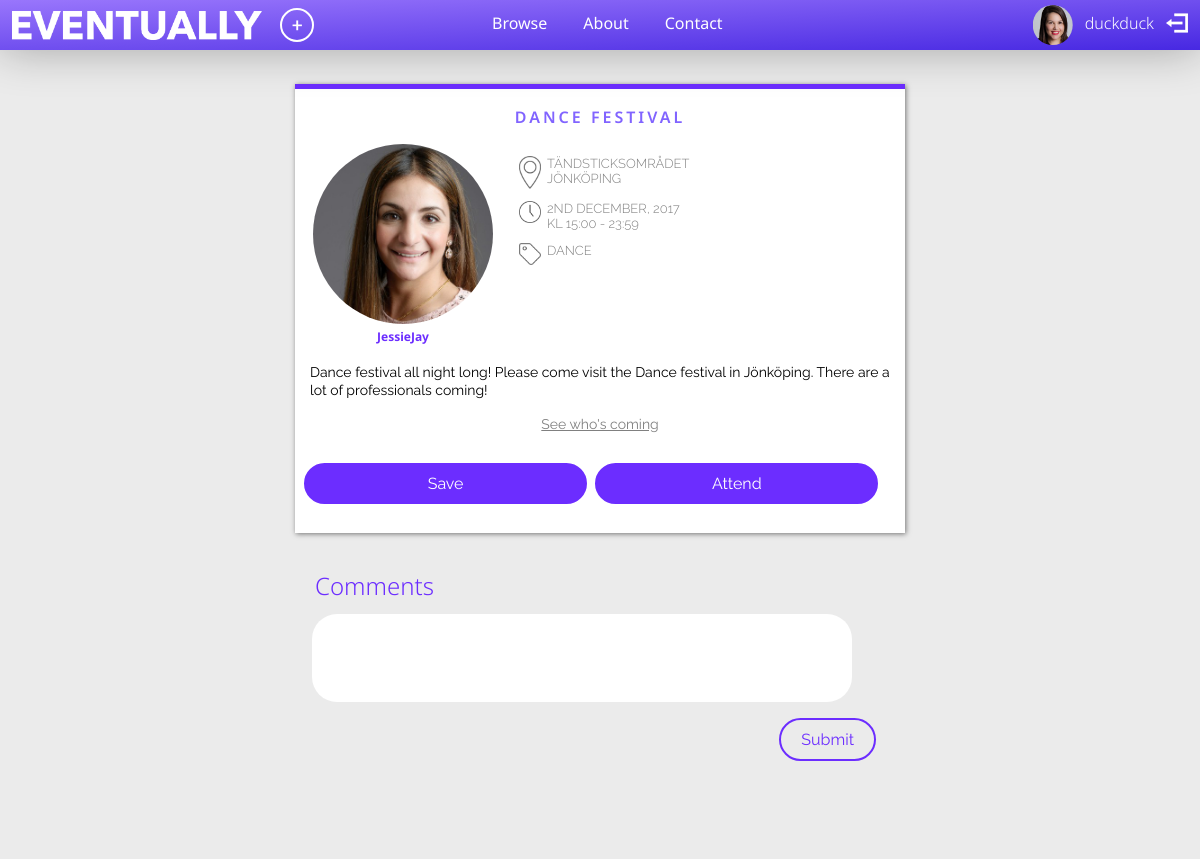
/event.php?EventID=115 (signed in), run on an earlier commit of the app's database.
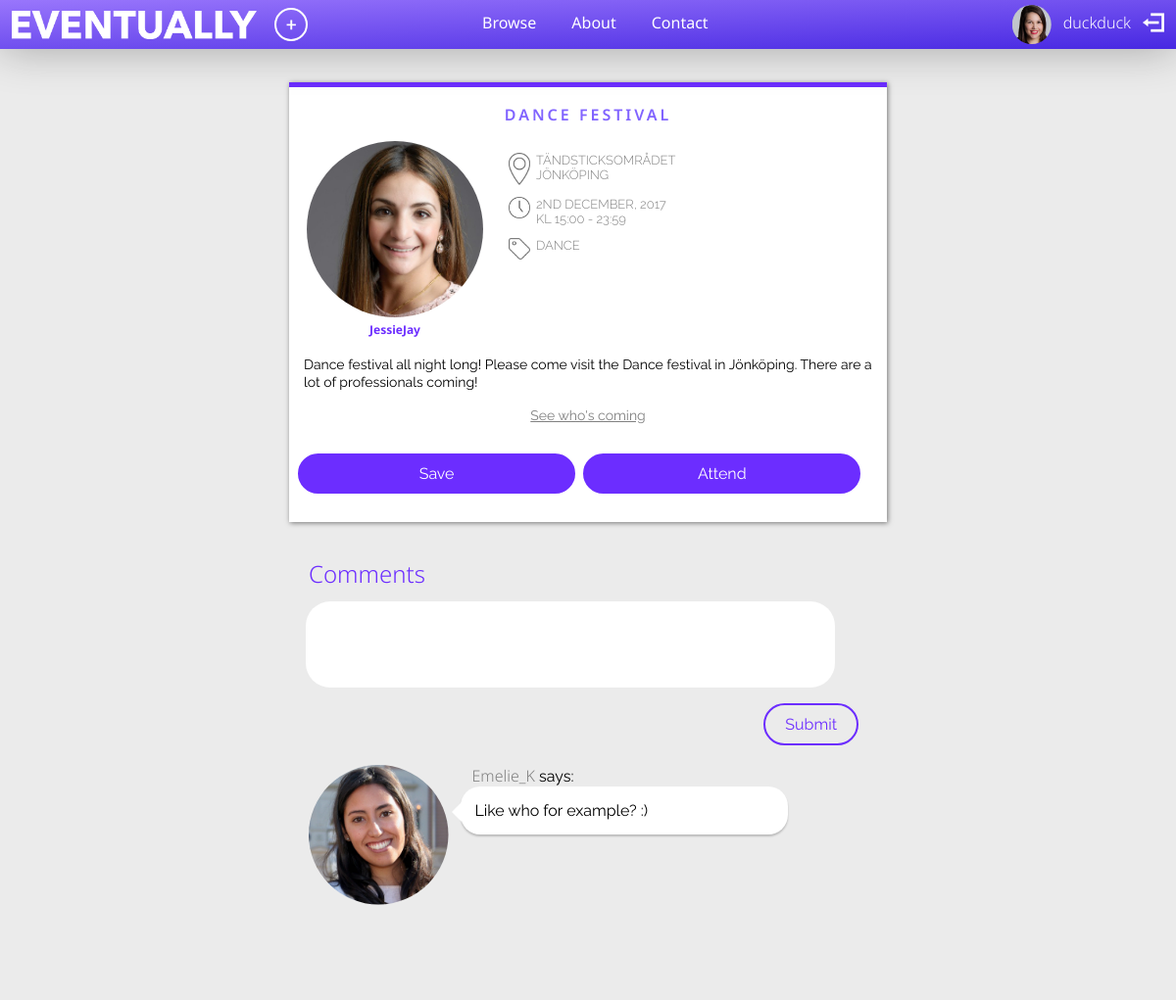
And on a later commit of the database.
### tables this page shows
CREATE TABLE `User` (
  `UserID` int(11) NOT NULL AUTO_INCREMENT,
  `UserName` varchar(30) NOT NULL,
  `Password` varchar(255) NOT NULL DEFAULT '',
  `EmailAdress` varchar(80) NOT NULL,
  `FirstName` char(50) NOT NULL,
  `LastName` char(50) NOT NULL,
  `Birthdate` date NOT NULL,
  `About` varchar(255) NOT NULL DEFAULT '',
  `ProfilePicture` varchar(255) NOT NULL,
  `Admin` tinyint(11) NOT NULL DEFAULT '0',
  PRIMARY KEY (`UserID`)
);

CREATE TABLE `Event` (
  `EventID` int(11) NOT NULL AUTO_INCREMENT,
  `Title` varchar(1000) NOT NULL,
  `StartDate` date NOT NULL,
  `EndDate` date NOT NULL,
  `StartTime` time(6) NOT NULL,
  `EndTime` time(6) NOT NULL,
  `Information` varchar(500) NOT NULL DEFAULT '',
  `Status` tinyint(1) NOT NULL DEFAULT '1',
  `UserID` int(11) NOT NULL,
  `CategoryID` varchar(50) NOT NULL DEFAULT '',
  `StreetAdress` varchar(40) NOT NULL DEFAULT '',
  `city_id` int(11) NOT NULL,
  `state_id` int(11) NOT NULL,
  PRIMARY KEY (`EventID`)
);

CREATE TABLE `City` (
  `city_id` int(11) NOT NULL AUTO_INCREMENT,
  `city_name` varchar(50) NOT NULL DEFAULT '',
  `city_state_id` int(11) NOT NULL DEFAULT '0',
  PRIMARY KEY (`city_id`)
);

CREATE TABLE `Category` (
  `CategoryID` int(11) NOT NULL AUTO_INCREMENT,
  `Categoryname` char(100) NOT NULL DEFAULT '',
  PRIMARY KEY (`CategoryID`)
);

CREATE TABLE `Comments` (
  `CommentID` int(11) NOT NULL AUTO_INCREMENT,
  `Text` varchar(1000) NOT NULL,
  `EventID` int(11) NOT NULL,
  `UserName` varchar(30) NOT NULL DEFAULT '',
  PRIMARY KEY (`CommentID`)
);

### config.php (called while the page is built, shortened)
<?php
$url = $_SERVER['REQUEST_URI'];
$strings = explode('/', $url);
$current_page = end($strings);
?>

### functions.php (the view, shortened to what this page needs)
<?php
function getregions(){
    include ("config.php");
};
function getcity(){
    include ("config.php");
};
function getcategory(){
    include ("config.php");
};
function getUserID($username){
    include("config.php");
}
    ?>
      <?php
function displayEvent(){
  include("config.php");
  $EventID = trim($_GET['EventID']);
      @ $db = new mysqli($dbserver, $dbuser, $dbpass, $dbname);
      $query = "SELECT User.UserName, User.ProfilePicture, User.UserID, Event.Title, Event.Status, DATE_FORMAT(StartDate, '%D %M, %Y') AS `StartDate`, DATE_FORMAT(EndDate, '%D %M, %Y') AS `EndDate`, DATE_FORMAT(`StartTime`, '%H:%i') AS `StartTime`, DATE_FORMAT(`EndTime`, '%H:%i') AS `EndTime`, Event.Information, Event.StreetAdress, City.city_name, Category.Categoryname
                FROM User
                JOIN Event
                ON User.UserID=Event.UserID
                JOIN City
                ON Event.city_id=City.city_id
                JOIN Category
                ON Event.CategoryID=Category.CategoryID
                WHERE Event.EventID=$EventID AND Event.EndDate >= CURDATE()-1
                ";
      $stmt = $db->prepare($query);
      $stmt->bind_result($UserName, $ProfilePicture, $UserID, $Title, $Status, $StartDate, $EndDate, $StartTime, $EndTime, $Information, $StreetAdress, $cityname, $category);
      $stmt->execute();
      while ($stmt->fetch()) {
          if ($Status == 1) {
            echo "<div class='firsteventbox'>";
            echo "<h3 class='profiletitle'>$Title</h3>";
            echo "<span class='pictureandname'>";
            echo "<img src='$ProfilePicture' class='profilepic'/>";
            echo "<a class='username' href='user.php?UserID= " . urlencode($UserID) . " '> $UserName </a>";
            echo "</span>";
            echo "<div class='specifics'>";
            echo "<p><img src='img/place-black.png' />$StreetAdress<br>  $cityname</p> <br />";
            if($StartDate == $EndDate){
              echo "<p><img src='img/time-black.png' />$StartDate <br>kl $StartTime - $EndTime</p>";
              echo "<p><img src='img/tag-black.png' />$category</p>";
              echo "</div>";
              echo "<p class='description'>$Information</p>";
            } elseif ($StartDate !== $EndDate){
              echo "<p><img src='img/time-black.png' />$StartDate <br>kl $StartTime</p>";
              echo "<p><img src='img/tag-black.png' />$category</p>";
              echo "</div>";
              echo "<p class='description'>$Information</p>";
              echo "<p class='description'><b>Event ends:</b> $EndDate kl $EndTime</p>";
            }
            howManyAttenders($EventID);
            echo "<div class='eventbuttonbox'>";
            echo "<form action='' method='POST' name='attendsave'>";
            checkIfSaved($EventID);
            checkIfAttended($EventID);
            echo "</form>";
            echo "</div>";
            echo "</div>";
            }
          }
          ?>
          <?php
}
function checkIfSaved($EventID){
  include("config.php");
  @ $db = new mysqli($dbserver, $dbuser, $dbpass, $dbname);
  $username = $_SESSION['username'];
  $query = "SELECT *
            FROM Event_User
            JOIN User
            ON Event_User.UserID = User.UserID
            WHERE User.UserName = '{$username}'
            AND SavedID = $EventID
            ";
            $stmt2 = $db->prepare($query);
            $stmt2->execute();
            $stmt2->store_result();
            $totalcount = $stmt2->num_rows();
            if ($totalcount != 0) {
              echo "<input type='submit' class='cancelbutton' name='unsave' value='Unsave'>";
            } else {
              echo "<input type='submit' class='attendsaveblock' name='save' value='Save'>";
            }
}
function checkIfAttended($EventID){
  include("config.php");
  @ $db = new mysqli($dbserver, $dbuser, $dbpass, $dbname);
  $username = $_SESSION['username'];
  $query = "SELECT *
            FROM Event_User
            JOIN User
            ON Event_User.UserID = User.UserID
            WHERE User.UserName = '{$username}'
            AND AttendedID = $EventID
            ";
            $stmt2 = $db->prepare($query);
            $stmt2->execute();
            $stmt2->store_result();
            $totalcount = $stmt2->num_rows();
            if ($totalcount != 0) {
              echo "<input type='submit' class='cancelbutton' name='unattend' value='Unattend'>";
            } else {
              echo "<input type='submit' class='attendsaveblock' name='attend' value='Attend'>";
            }
}
  ?>
                <?php
function howManyAttenders($EventID){
    include("config.php");
            echo "<button id='seeattenders'>See who's coming</button>";
}
                ?>
      <?php
function getComment(){
  include("config.php");
  @ $db = new mysqli($dbserver, $dbuser, $dbpass, $dbname);
      $EventID = trim($_GET['EventID']);
      $getcomment = ("SELECT Comments.CommentID, Comments.Text, Comments.UserName, User.UserID, User.ProfilePicture
                FROM Comments
                JOIN User
                ON Comments.UserName=User.UserName
                WHERE EventID=$EventID
                ORDER BY CommentID DESC
                ");
      $stmt3 = $db->prepare($getcomment);
      $stmt3->bind_result($Commentid, $Text, $Commenter, $UserID, $Profilepic);
      $stmt3->execute();
      while ($stmt3->fetch()) {
          echo "<div class='comment'>";
          echo "<img src='$Profilepic' class='commenterpic'/>";
          echo "<a href='user.php?UserID= " . urlencode($UserID) . " '> $Commenter </a> says:";
          echo "<div id='commentBox'>";
          echo "<div class='commentarrow'></div>";
          echo "<div id='commenttext'><p>";
          echo $Text;
          echo "</p></div>";
          echo "</div>";
          echo "</div>";
      }
        ?>
        <?php
}
?>

### header.php (shortened to what this page needs)
<!DOCTYPE html>
	  <html lang="en">
	  <head>
	      <link rel="stylesheet" href="css/main.css">
	  </head>
<?php
include("config.php");
include("functions.php");
$username = $_SESSION['username'];
?>
	  <body>
		    <main id="main">
	      <header id="mainheader">
<?php
@ $db = new mysqli($dbserver, $dbuser, $dbpass, $dbname);
$query = "SELECT User.ProfilePicture
					FROM User
					WHERE User.UserName = '{$username}'
					";
$stmt9 = $db->prepare($query);
$stmt9->bind_result($ProfilePicture);
$stmt9->execute();
 ?>
						<nav id="mainmenu">
										<div id="menuprofilelinks">
								<ul>
												<li><a href="profile.php"><?php echo "<img src='$ProfilePicture' id='menuprofilepic'/>"; ?></a></li>
												<li><img src="img/user-32.png" class="menuicons" /><a class ="slide-effect" id="<?php echo ($current_page == 'profile.php') ? 'active' : NULL ?>" href="profile.php"><?php echo $username; ?></a></li>
												<li><a href="logout.php" id="logout2" title="Logout"></a></li>
							  </ul>
										</div>
								<ul id="menuitems">
								<li><img src="img/literature-32.png" class="menuicons" /><a class ="slide-effect" id="<?php echo ($current_page == 'index.php' || $current_page == '') ? 'active' : NULL ?>" href="index.php">Browse</a></li>
								<li><img src="img/info-32.png" class="menuicons" /><a class ="slide-effect" id="<?php echo ($current_page == 'about.php') ? 'active' : NULL ?>" href="about.php">About</a></li>
								<li><img src="img/mail-2-32.png" class="menuicons" /><a class ="slide-effect" id="<?php echo ($current_page == 'contact.php') ? 'active' : NULL ?>" href="contact.php">Contact</a></li>
								<li><img src="img/account-logout-32.png" class="menuicons" /><a class ="slide-effect" href="logout.php" id="logout1">Logout</a></li>
							</ul>
						</nav>
						<div id="headbox">
								 <a title="Start page" class="logolink" href="index.php"><img class="logo" src="img/eventually.png"/></a>
									<div id="myBtn" class="createeventbutton" title="Create event">
											 	<div class="theplus">+</div>
									</div>
					 </div>
</header>
<section id="content">

### event.php (shortened to what this page needs)
<?php
  include("config.php");
  include("header.php");
?>
<?php
displayEvent();
?>
<section class='commentarea'>
<h2 class='commentheader'>Comments</h2>
<form action="" method="POST">
  <textarea class='registerbar' rows='4'  maxlength="200" name="commentfield"></textarea>
      <input type="submit" name="postcomment" class="commentbutton" value="Submit" />
</form>
<?php
getComment();
?>
</section>
<?php
  include("footer.php");
?>

### footer.php (shortened to what this page needs)
            <footer>
            </footer>
        </main>
    </body>
</html>

What changed in the data, as far as the page shows it:
added comments: user.ProfilePicture (picture), UserName "Emelie_K", Text "Like who for example? :)"
